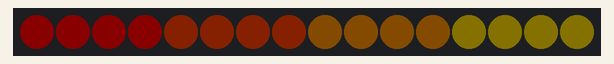
Recording of a program running on a simulated ATtiny85, built with avr-gcc and run on an emulated ATtiny85. On the bench: 16 RGB LEDs in strip order, left to right. Dim RGB values are drawn brighter than linear.

Above: at 0.15 s.
At 5.58 s:
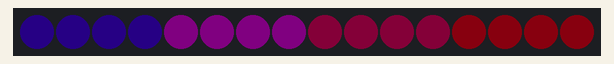
At 9.9 s:
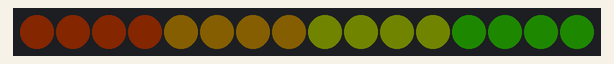
At 19.95 s:
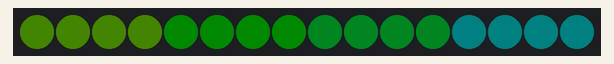
At 29.71 s:
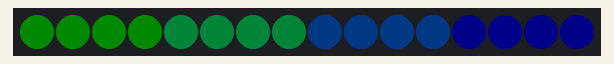
At 39.83 s:
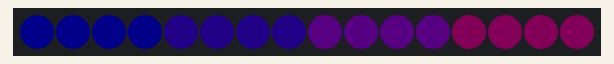

The program:

main.cpp
```cpp
#define NO_CLOCK_CORRECTION 1
#include <FastLED.h>

#define LED_PIN 0U
#define LED_COUNT 16U
#define INT_LED 9U

static CRGB ledStrip[LED_COUNT];

void rainbowFlow(uint8_t hueOffset) {
    for (uint8_t ledIdx = 0; ledIdx < LED_COUNT; ledIdx++) {
        uint8_t hue = static_cast<uint8_t>(hueOffset + ledIdx * 10);
        ledStrip[ledIdx] = CHSV(hue, 255, 255);
    }

    FastLED.show();
}

void rainbowLines(uint8_t hueOffset) {
    for (uint8_t ledIdx = 0; ledIdx < LED_COUNT; ledIdx++) {
        uint8_t hue = static_cast<uint8_t>(hueOffset + (ledIdx / 4) * 20);
        ledStrip[ledIdx] = CHSV(hue, 255, 255);
    }

    FastLED.show();
}

void rainbowDot(uint8_t hueOffset) {
    for (uint8_t ledIdx = 0; ledIdx < LED_COUNT; ledIdx++) {
        ledStrip[ledIdx] = CHSV(0, 0, 0);
    }

    uint8_t ledIdx = hueOffset % LED_COUNT;
    uint8_t hue = static_cast<uint8_t>(hueOffset + (ledIdx / 4) * 20);
    ledStrip[ledIdx] = CHSV(hue, 255, 255);

    FastLED.show();
}

void policeLights(bool red, bool blue) {
    for (uint8_t ledIdx = 0; ledIdx < LED_COUNT; ledIdx++) {
        ledStrip[ledIdx] = CHSV(0, 0, 0);
    }

    if (red) {
        for (uint8_t ledIdx = 0; ledIdx < LED_COUNT / 2; ledIdx++) {
            ledStrip[ledIdx] = CRGB(255, 0, 0);
        }
    }

    if (blue) {
        for (uint8_t ledIdx = LED_COUNT / 2; ledIdx < LED_COUNT; ledIdx++) {
            ledStrip[ledIdx] = CRGB(0, 0, 255);
        }
    }

    FastLED.show();
}

void setup() {
    // declare leds
    FastLED.addLeds<WS2812, LED_PIN, GRB>(ledStrip, LED_COUNT);

    // configure leds
    FastLED.setBrightness(10);

    // signal end of setup
    pinMode(INT_LED, OUTPUT);
    digitalWrite(INT_LED, 1);
}

#define MODEL 3

void loop() {
    switch (MODEL) {
        case 1:
            for (uint8_t c = 0; c < 2; c++) {
                for (uint8_t i = 0; i < 3; i++) {
                    policeLights(c == 0, c == 1);
                    delay(100);
                    policeLights(false, false);
                    delay(100);
                }
                delay(200);
            }
            break;

        case 2:
            for (uint8_t i = 0; i <= 255; i++) {
                rainbowFlow(i);
                delay(10);
            }
            break;

        case 3:
            for (uint8_t i = 0; i <= 255; i++) {
                rainbowLines(i);
                delay(10);
            }
            break;

        case 4:
            for (uint8_t i = 0; i <= 255; i++) {
                rainbowDot(i);
                delay(100);
            }
            break;
    }
}
```
